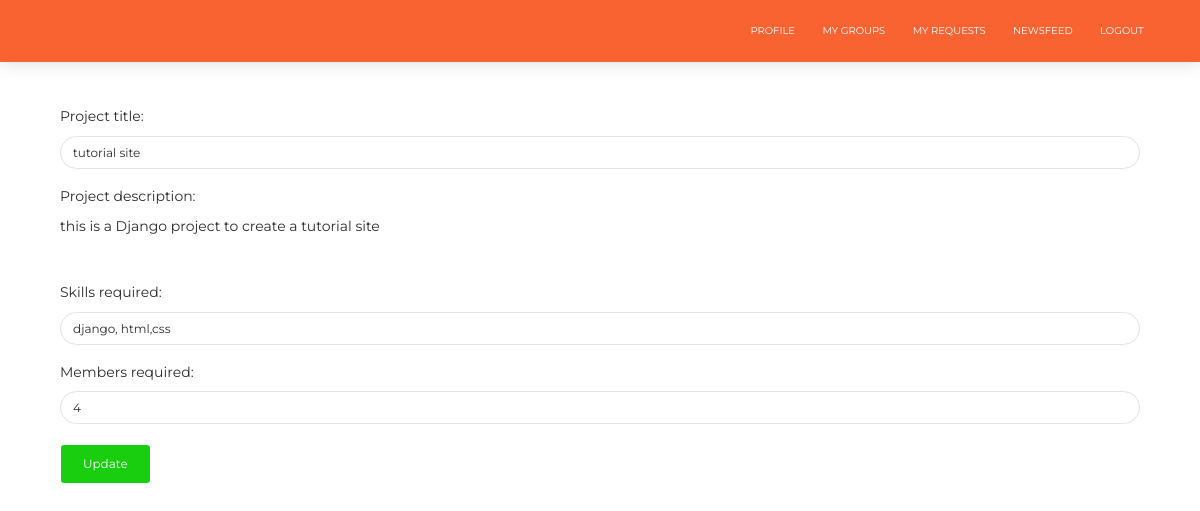
The app's page /posts/34/edit/ (signed in) with its own data.
### posts/models.py (models this page shows, shortened)
class Posts(models.Model):
    profile = models.ForeignKey(UserProfileInfo, on_delete=models.CASCADE, related_name='posts')
    project_title = models.CharField(max_length=200)
    project_description = models.TextField()
    skills_required = models.TextField()
    members_required = models.IntegerField()
    posted_on = models.DateTimeField(default=timezone.now)

### posts/views.py (the view, shortened to what this page needs)
# urls.py: url(r'^(?P<pk>\d+)/edit/$', views.PostUpdateView.as_view(), name='post_edit'),
class PostUpdateView(LoginRequiredMixin, UpdateView):
    login_url = '/login/'
    redirect_field_name = 'accounts/profile.html'
    form_class = PostForm
    model = Posts
    template_name = 'posts/post_update.html'
    def get_context_data(self, **kwargs):
        if self.request.session.has_key('user_id'):
            u_id = self.request.session['user_id']
            context = super(PostUpdateView, self).get_context_data(**kwargs)
            context['user_id'] = u_id
            return context

### posts/forms.py
class PostForm(forms.ModelForm):
    class Meta:
        model = Posts
        fields = ('project_title', 'project_description', 'skills_required', 'members_required')
        widgets = {'project_title': forms.TextInput(attrs={'class': 'form-control'}),
                   'skills_required': forms.TextInput(attrs={'class': 'form-control'}),
                   'members_required': forms.TextInput(attrs={'class': 'form-control'}),
                   'project_description': forms.Textarea(attrs={'class': 'editable medium-editor-textarea postcontent loader',
                                                                'placeholder': 'Write something about your project',
                                                                'style': 'height:50px;'})}

### posts/templates/posts/post_update.html (shortened to what this page needs)
{% extends "posts/base.html" %}
{% block body_block %}
    <br>
    <br>
    <br>
    <br>
    <br>
    <div class="container">
    <form role="form" enctype="multipart/form-data" method="post">
        {{form.as_p}}
        <button class="btn btn-success" type="submit">Update</button>
    </form>
    </div>
{% endblock %}

### records on screen
Posts: project_title "tutorial site", skills_required "django, html,css", members_required "4"
